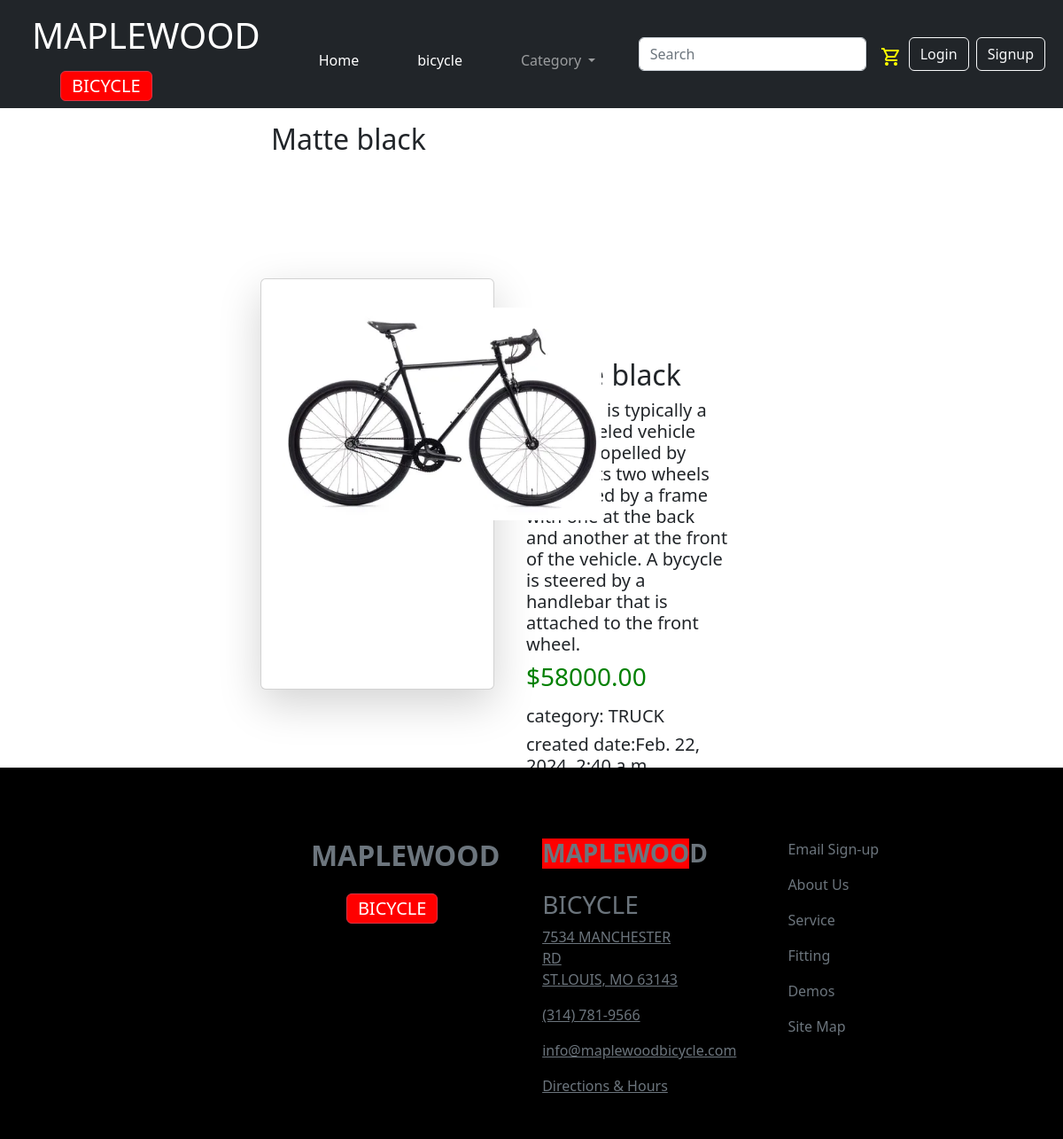
/details/34, run on the app's committed database.
### TodoApp/models.py (models this page shows, shortened)
class Product(models.Model):
    name=models.CharField(max_length=250,unique=True)
    slug=models.SlugField(max_length=250,unique=True)
    desc=models.TextField(blank=True)
    image=models.ImageField(upload_to='product',blank=True)
    price=models.DecimalField(max_digits=8,decimal_places=2)
    category=models.ForeignKey(Category,on_delete=models.CASCADE)
    stock=models.IntegerField()
    available=models.BooleanField(default=True)
    created=models.DateTimeField(auto_now_add=True)
    updated=models.DateTimeField(auto_now=True)
    class Meta:
        ordering=('name',)

class Category(models.Model):
    name=models.CharField(max_length=250,unique=True)
    slug=models.SlugField(max_length=250,unique=True)
    desc=models.TextField(blank=True)
    image=models.ImageField(upload_to='category',blank=True)
    class Meta:
        ordering=('name',)
    def __str__(self):
        return self.name
    def get_url(self):
        return reverse('shop:product_by_category',args=[self.slug])

### TodoApp/views.py (the view)
# urls.py: path('details/<int:id>',views.Details,name='details'),
def Details(req,id):
    data=Product.objects.get(id=id)
    return render(req,'details.html',{'data':data})

### TodoApp/context_processors.py (called while the page is built)
def menu_links(req):
    links=Category.objects.all()
    return dict(links=links)

### templates/details.html
{% extends 'base.html' %}
{% load static %}
{% block content %}
<div class="conta container-fluid mb-3 justify-content-center  d-flex ">
    <div class="card crd rounded-2  ms-4 w-50 me-4 mb-5 mt-3"style="border:0;">
        <div class="row">
            <h2 class="hed2">{{data.name}}</h2>
            <div class="cd card shadow-lg p-3 mb-5 p-3 mb-5 bg-body rounded mb-4">
                <img src="{{data.image.url}}" class="card-img-top rounded-2 ms-2 mt-3" alt="...">
                <div class="card-body">
                </div>
            </div>
                <div class="col2 col-5 ms-4">
                    <h2>{{data.name}}</h2>
                    <h5>{{data.desc}}</h5>
                    <div class="coo">
                    <h3>${{data.price}}</h3></div>
                    <h5 class="ct mt-3">category: {{data.category}}</h5>
                    <h5>created date:{{data.created}}</h5>
                    <h5 class="up mb-4">updated date: {{data.updated}}</h5>
                    {% if data.stock >= 1 %}
                    <a href="{% url 'cartapp:addcart' data.id %}" type="button" class="btn btn-warning me-3 p-2">Add to cart</a>
                    {% else %}
                    <span><h3 class="out" style="color: green;">out of stock</h3></span>
                    {% endif %}
            </div>
          </div>
    </div>
</div>
{% endblock %}

### static/css/style.css (style rules this page uses)
.col2 { margin-top: 220px; }
.coo { color: green; }
.cd { height: 58vh; width: 22vw; margin-top: 130px; }
.cd img { width: 360px; }
.conta { height: 91vh }
body { overflow-x: hidden; }

### data on the page
Product: name "Matte black", image (picture), desc "A bycycle is typically a two-wheeled vehicle that is propelled by pedals. Its two wheels are helped by a frame with one at the back and another at the front of the vehicle. A bycycle is steered by a handlebar that is attached to the front wheel.", price "58000.00", category "TRUCK", created "Feb. 22, 2024, 2:40 a.m."
